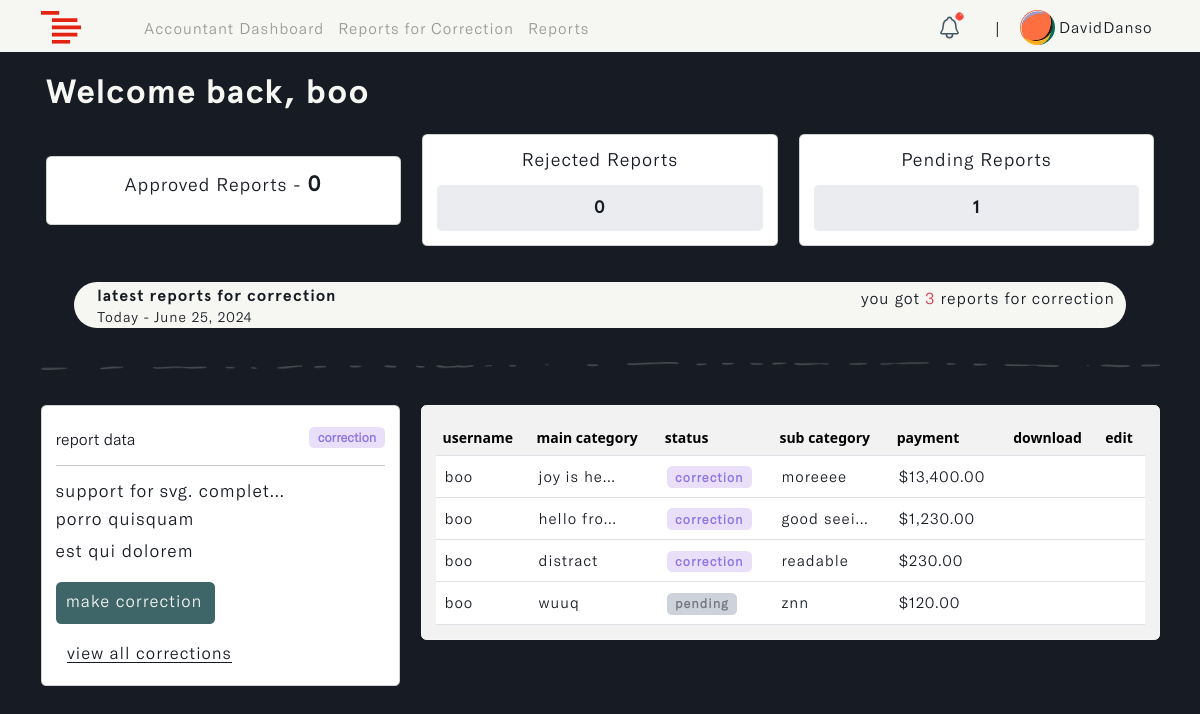
Before: /accountant/dashboard (signed in) with the older database file.
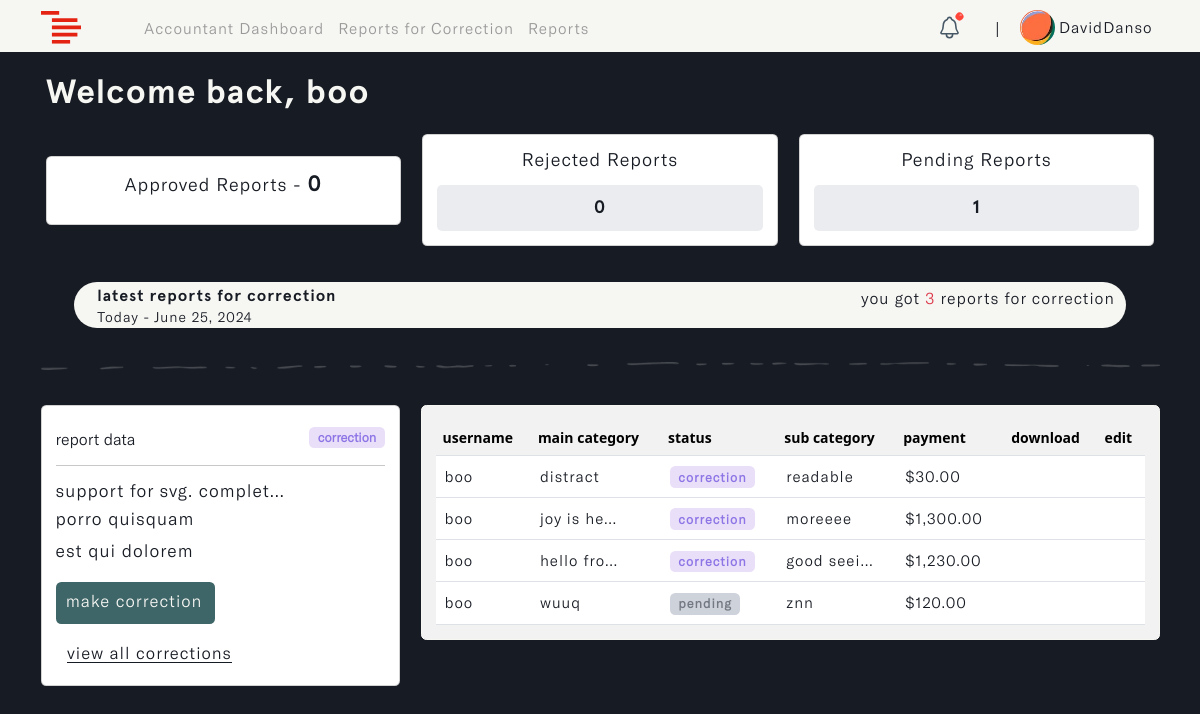
After: the same page with the newer database file.
### reports/models.py (models this page shows, shortened)
class Report(models.Model):
    STATUS = (
        ('pending', 'pending'),
        ('correction', 'correction'),
        ('approve', 'approve'),
        ('reject', 'reject')
    )
    account_owner = models.ForeignKey(Profile, on_delete=models.CASCADE, null=True, db_index=True)
    description = models.TextField(null=True, blank=True, db_index=True)
    main_category = models.CharField(max_length=255, null=True, blank=True, db_index=True)
    sub_category = models.CharField(max_length=255, null=True, blank=True, db_index=True)
    status = models.CharField(max_length=255, default="pending", null=True, blank=True, choices=STATUS, db_index=True)
    payment = models.DecimalField(max_digits=10, decimal_places=2, null=True, blank=True, db_index=True)
    updated_time_stamp = models.DateTimeField(auto_now=True, db_index=True)
    created_time_stamp = models.DateTimeField(auto_now_add=True, db_index=True)
    id = models.UUIDField(default=uuid.uuid4, primary_key=True, unique=True, editable=False)
    class Meta:
        ordering = ['-updated_time_stamp']

### accounts/models.py (models this page shows, shortened)
class Profile(models.Model):
    user = models.OneToOneField(settings.AUTH_USER_MODEL, on_delete=models.CASCADE, blank=True, null=True)
    name = models.CharField(max_length=255, unique=True)
    username = models.CharField(max_length=255, unique=True, blank=True, null=True)
    email = models.EmailField(max_length=255, unique=True)
    updated_time_stamp = models.DateTimeField(auto_now=True)
    created_time_stamp = models.DateTimeField(auto_now_add=True)
    id = models.UUIDField(default=uuid.uuid4, primary_key=True, unique=True, editable=False)

### accountant/views.py (the view)
# urls.py: path('dashboard', views.accountant_dashboard, name='a_dashboard'),
def accountant_dashboard(request):
    user = request.user.profile
    reports = Report.objects.select_related('account_owner').filter(account_owner=user)
    status_counts = Report.objects.filter(account_owner=user).aggregate(
        approve_count=Count('id', filter=Q(status='approve')),
        reject_count=Count('id', filter=Q(status='reject')),
        pending_count=Count('id', filter=Q(status='pending')),
        correction_count=Count('id', filter=Q(status='correction')),
    )
    approve_count = status_counts['approve_count']
    reject_count = status_counts['reject_count']
    pending_count = status_counts['pending_count']
    correction_count = status_counts['correction_count']
    current_date = datetime.now().strftime("%B %d, %Y")
    context = {
        'reports': reports,
        'approve_count': approve_count,
        'reject_count': reject_count,
        'pending_count': pending_count,
        'correction_count': correction_count,
        'current_date': current_date
    }
    return render(request, 'accountant/a_dashboard.html', context)

### accountant/templates/accountant/a_dashboard.html (shortened to what the changed rows need)
{% load static %}
{% load widget_tweaks %}
{% load humanize %}
<!DOCTYPE html>
<html lang="en" class="js has-scroll-init has-scroll-smooth">
  <head>
    <link rel="stylesheet" href="{% static '/css/bootstrap.min.css' %}" />
    <link rel="stylesheet" href="{% static '/css/a_dashboard.css' %}" />
  </head>
  <body
    id="pageTop"
    class="page-content"
    data-spy="scroll"
    data-target="#mainNav"
  >
    <main>
      <div data-scroll class="page page--layout-2" id="main">
        <div id="hero">
          <div class="container-fluid">
            <div class="hero-intro">
              <h1>Welcome back, {{request.user.profile.username}}</h1>
            </div>
          </div>
        </div>
        <div id="correction">
          <div class="container">
            <div class="correction-intro">
              <h2 id="h2-text">
                <span id="move_txt">
                  latest reports for correction <br />
                  <small>Today - {{current_date}}</small>
                </span>
              </h2>
              <h2 class="align-self-center" id="h2-icon">
                you got
                <span class="text-danger">{{correction_count}}</span> reports
                for correction
              </h2>
            </div>
            <div class="row">
              <div class="col-md-8" id="reports-table">
                <div class="card">
                  <div class="card-body">
                    <table class="table table-hover" id="invoice_table">
                      <thead>
                        <tr>
                          <th scope="col">username</th>
                          <th scope="col">main category</th>
                          <th scope="col">status</th>
                          <th scope="col">sub category</th>
                          <th scope="col">payment</th>
                          <th scope="col">download</th>
                          <th scope="col">edit</th>
                        </tr>
                      </thead>
                      <tbody>
                        {% for report in reports %}
                        <tr>
                          <td>{{report.account_owner.username}}</td>
                          <td>{{report.main_category|truncatechars:10}}</td>
                          <td>
                            {% if report.status == 'pending' %}
                            <span class="badge pending">pending</span>
                            {% elif report.status == 'reject' %}
                            <span class="badge reject">reject</span>
                            {% elif report.status == 'correction' %}
                            <span class="badge correction">correction</span>
                            {% else %}
                            <span class="badge approve">approve</span>
                            {% endif %}
                          </td>
                          <td>{{report.sub_category|truncatechars:10}}</td>
                          <td>${{report.payment|floatformat:2|intcomma}}</td>
                          <td>
                          </td>
                          <td>
                          </td>
                        </tr>
                        {% endfor %}
                      </tbody>
                    </table>
                  </div>
                </div>
              </div>
            </div>
          </div>
        </div>
      </div>
    </main>
  </body>
</html>

Changed rows visible on the page:
changed Report "distract": payment "230.00" → "30.00"; moves up the list
changed Report "moreeee": payment "13,400.00" → "1,300.00"
